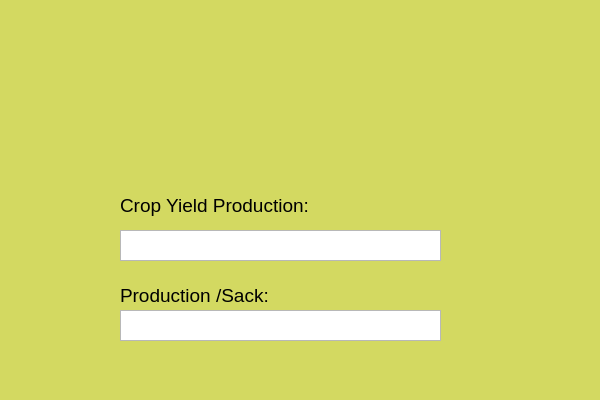
<?xml version="1.0" encoding="UTF-8"?>
<ui version="4.0">
 <class>predictionWindow</class>
 <widget class="QMainWindow" name="predictionWindow">
  <property name="geometry">
   <rect>
    <x>0</x>
    <y>0</y>
    <width>600</width>
    <height>400</height>
   </rect>
  </property>
  <property name="minimumSize">
   <size>
    <width>600</width>
    <height>400</height>
   </size>
  </property>
  <property name="maximumSize">
   <size>
    <width>600</width>
    <height>400</height>
   </size>
  </property>
  <property name="windowTitle">
   <string>PREDICTION</string>
  </property>
  <property name="windowIcon">
   <iconset>
    <normalon>:/newPrefix/logo.png</normalon>
   </iconset>
  </property>
  <widget class="QWidget" name="centralwidget">
   <widget class="QLabel" name="label">
    <property name="geometry">
     <rect>
      <x>0</x>
      <y>0</y>
      <width>600</width>
      <height>400</height>
     </rect>
    </property>
    <property name="font">
     <font>
      <pointsize>4</pointsize>
     </font>
    </property>
    <property name="styleSheet">
     <string notr="true">image: url(:/newPrefix/machine learning bg.png);
background-color: rgb(211, 217, 97);</string>
    </property>
    <property name="text">
     <string/>
    </property>
   </widget>
   <widget class="QLabel" name="label_2">
    <property name="geometry">
     <rect>
      <x>120</x>
      <y>190</y>
      <width>191</width>
      <height>31</height>
     </rect>
    </property>
    <property name="font">
     <font>
      <pointsize>14</pointsize>
     </font>
    </property>
    <property name="text">
     <string>Crop Yield Production:</string>
    </property>
   </widget>
   <widget class="QLabel" name="label_3">
    <property name="geometry">
     <rect>
      <x>120</x>
      <y>280</y>
      <width>191</width>
      <height>31</height>
     </rect>
    </property>
    <property name="font">
     <font>
      <pointsize>14</pointsize>
     </font>
    </property>
    <property name="text">
     <string>Production /Sack:</string>
    </property>
   </widget>
   <widget class="QTextEdit" name="prodEdit">
    <property name="geometry">
     <rect>
      <x>120</x>
      <y>230</y>
      <width>321</width>
      <height>31</height>
     </rect>
    </property>
    <property name="font">
     <font>
      <pointsize>11</pointsize>
     </font>
    </property>
   </widget>
   <widget class="QTextEdit" name="sackEdit">
    <property name="geometry">
     <rect>
      <x>120</x>
      <y>310</y>
      <width>321</width>
      <height>31</height>
     </rect>
    </property>
    <property name="font">
     <font>
      <pointsize>11</pointsize>
     </font>
    </property>
   </widget>
  </widget>
 </widget>
 <resources>
  <include location="bg.qrc"/>
 </resources>
 <connections/>
</ui>
